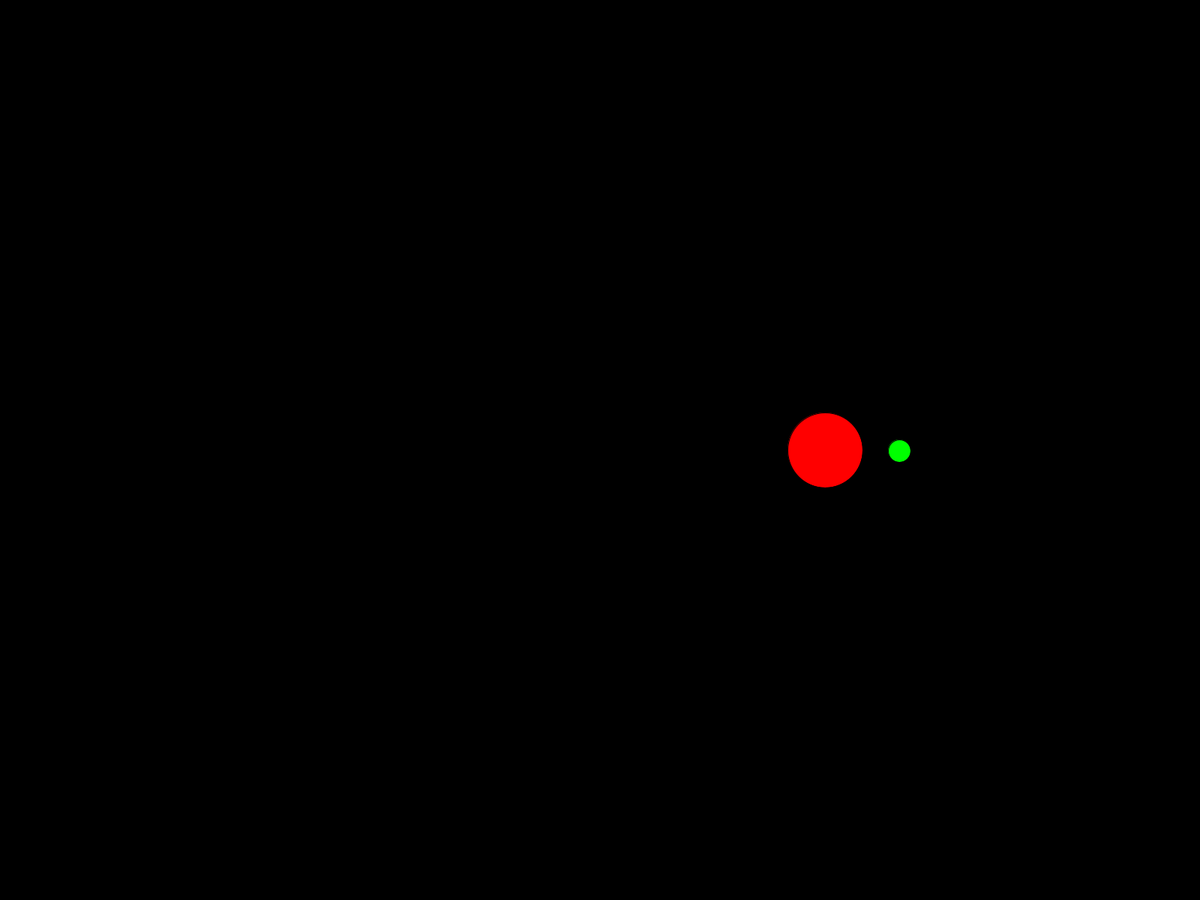
Frame 1 (no input)
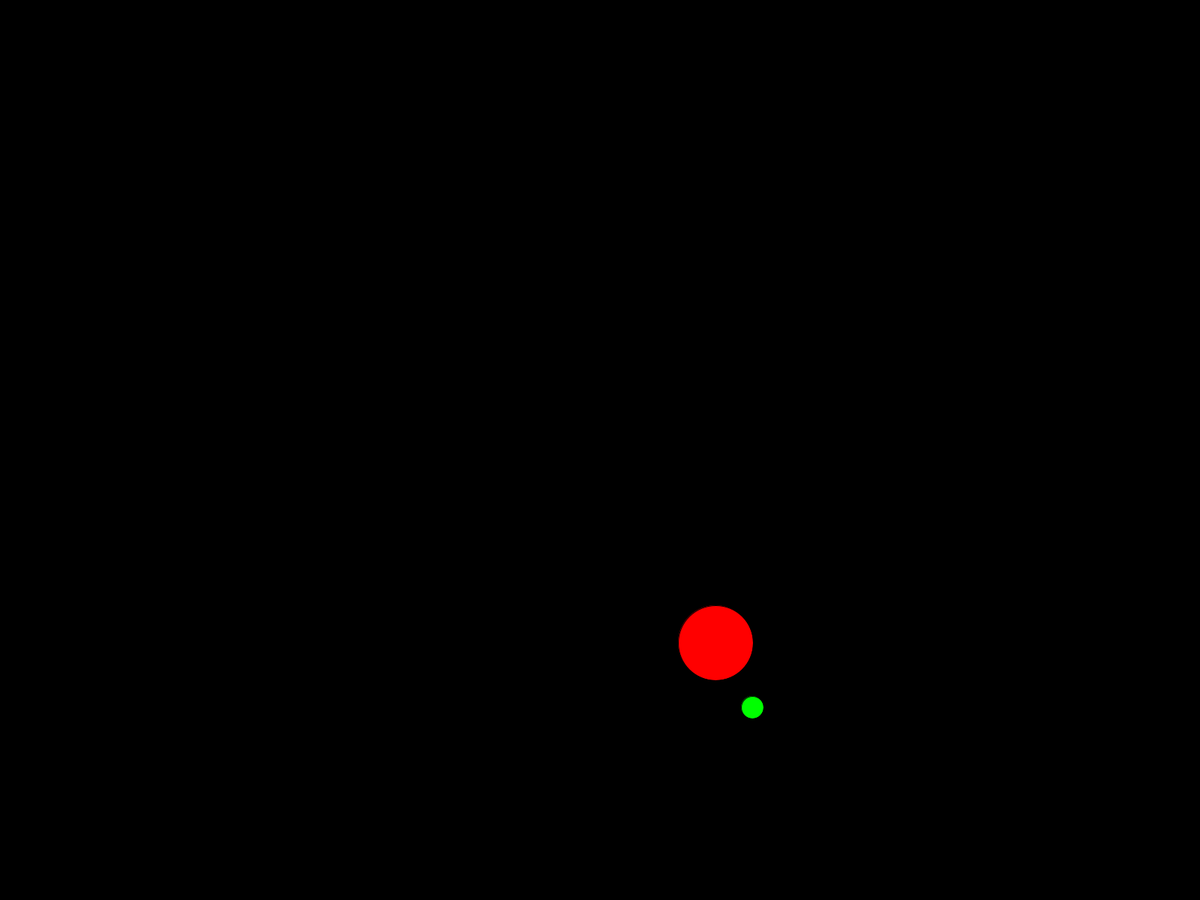
Frame 60 (the mouse pressed at the canvas centre just before this capture)
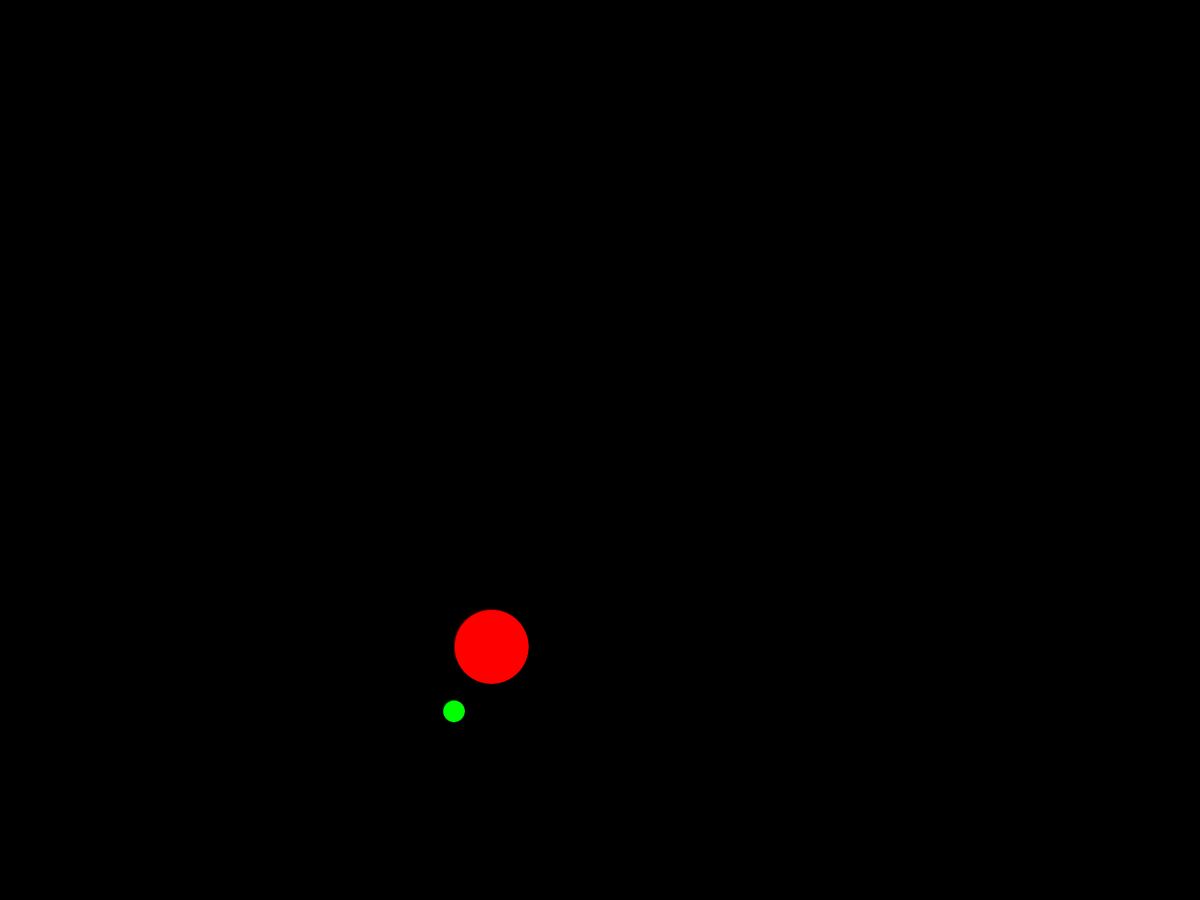
Frame 120 (the mouse held since frame 60 and released just before this capture)

The Processing sketch that drew these frames (run headless with seeded random() and noise(); from frame 60 on, the mouse is pressed at the canvas centre):

// Processing sketch: rotatorio
// ── rotatorio.pde
int  x1, y1;
float angulo1;
int x2, y2;
float angulo2;

void setup() {
  fullScreen();
  angulo1 = 0.0;
  angulo2 = 0.0;
}

void draw() {
  background(0);
  
  x1 = width/2 + int(300.0 * cos(radians(angulo1)));
  y1 = height/2 + int(300.0 * sin(radians(angulo1)));
  
  fill (255, 0, 0);
  ellipse(x1, y1, 100, 100);
  
  angulo1 += 1;
  
  x2 = x1 + int(100.0 * cos(radians(angulo1)));
  y2 = y1 + int(100.0 * sin(radians(angulo1)));
  
  fill (0, 255, 0);
  ellipse(x2, y2, 30, 30);
  
  angulo2 += 3;
  
}
